Frame 1 (no input): blank canvas, image omitted
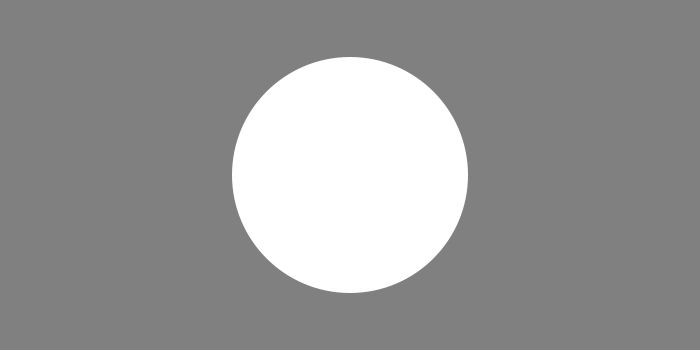
Frame 60 (the mouse pressed at the canvas centre just before this capture)
Frame 120 (the mouse held since frame 60 and released just before this capture): identical to frame 60, image omitted

The Processing sketch that drew this single still picture (run headless with seeded random() and noise(); from frame 60 on, the mouse is pressed at the canvas centre):

// Processing sketch: sketch10
// ── sketch10.pde
int diameter = 0; // 円の直径

void setup() {
  size(700, 350);
  noStroke();
}

void draw() {
  background(128);

  ellipse(width/2, height/2, diameter, diameter);
  // 直径を大きくしていく
  diameter += 4;
  // 直径がウィンドウの高さ以上になればループ終了
  if (diameter >= height) {
    noLoop();
  }
}

// マウスが押されたら直径をリセットしてループ再開
void mousePressed() {
  diameter = 0;
  loop();
}
